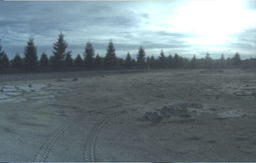
#> input picture Chuyi_Hou_rob501_final_project/input/omni_image0/image_for_stitching.png, 256 x 163 px, shrunk from 752 x 480 before the run, found by its file name
$ python rob501_project.py
#> lines starting #> are read from the running program, lines starting #| are printed output that depends on the picture
### Chuyi_Hou_rob501_final_project/src/support/main.py
import numpy as np
import cv2 as cv
from support.sift_matchers import *

class Stitch:

    def __init__(self):

        stitch = [cv.imread('./input/omni_image'+str(i)+'/image_for_stitching.png') for i in range(10)]
        self.images = [img for img in stitch]
        self.matcher = sift_matcher()

        # camera intrinsics known
        K0 = np.array([[482.047,0,373.237],[0,485.211,211.02],[0,0,1]])
        K1 = np.array([[479.429,0,367.111],[0,482.666,230.626],[0,0,1]])
        K2 = np.array([[483.259,0,340.948],[0,486.027,204.701],[0,0,1]])
        K3 = np.array([[483.895,0,375.161],[0,486.584,220.184],[0,0,1]])
        K4 = np.array([[473.571,0,378.17],[0,477.53,212.577],[0,0,1]])
        K5 = np.array([[473.368,0,371.65],[0,477.558,204.79],[0,0,1]])
        K6 = np.array([[476.784,0,381.798],[0,479.991,205.64],[0,0,1]])
        K7 = np.array([[480.086,0,361.268],[0,483.581,221.179],[0,0,1]])
        K8 = np.array([[478.614,0,377.363],[0,481.574,194.839],[0,0,1]])
        K9 = np.array([[480.918,0,386.897],[0,484.086,206.923],[0,0,1]])
        self.K = [K0,K1,K2,K3,K4,K5,K6,K7,K8,K9]

    def cylindricalWarp(self,img, K):
        """This function returns the cylindrical warp for a given image and intrinsics matrix K"""
        h_,w_ = img.shape[:2]
        # pixel coordinates
        y_i, x_i = np.indices((h_,w_))
        X = np.stack([x_i,y_i,np.ones_like(x_i)],axis=-1).reshape(h_*w_,3) # to homog
        Kinv = np.linalg.inv(K)
        X = Kinv.dot(X.T).T # normalized coords
        # calculate cylindrical coords (sin\theta, h, cos\theta)
        A = np.stack([np.sin(X[:,0]),X[:,1],np.cos(X[:,0])],axis=-1).reshape(w_*h_,3)
        B = K.dot(A.T).T # project back to image-pixels plane
        # back from homog coords
        B = B[:,:-1] / B[:,[-1]]
        # make sure warp coords only within image bounds
        B[(B[:,0] < 0) | (B[:,0] >= w_) | (B[:,1] < 0) | (B[:,1] >= h_)] = -1
        B = B.reshape(h_,w_,-1)

        img_rgba = cv.cvtColor(img,cv.COLOR_BGR2BGRA) # for transparent borders...
        # warp the image according to cylindrical coords
        img_mask = np.copy(img_rgba)
        img_mask[:] = (255,255,255,0)

        return cv.remap(img_rgba, B[:,:,0].astype(np.float32), B[:,:,1].astype(np.float32), cv.INTER_AREA, borderMode=cv.BORDER_TRANSPARENT), cv.remap(img_mask, B[:,:,0].astype(np.float32), B[:,:,1].astype(np.float32), cv.INTER_AREA, borderMode=cv.BORDER_TRANSPARENT)

    # Stich two images using a mask. Copy warpedImage in baseImage only if value in mask is 255.
    def Stitch_images(self,baseImage, warpedImage, warpedImageMask):
        rows,cols,_ = baseImage.shape
        for r in range(0,rows):
            for c in range(0,cols):
                if np.max(warpedImageMask[r][c]) == 255:
                    baseImage[r][c] = warpedImage[r][c]
        return baseImage

    def stitching(self):

        print("\n# Part 1: Producing Panorama using both cylindrical warping and perspective warping")
        print("\n# Performing cylindrical warping...")
        print("\n# Please wait... It may take several seconds")
        self.stitchThree([4,6,8],'cylindricalWarp')
        cv.imwrite("./output/4-6-8.jpg", self.pano)
        print('\n# First three images are stitched')

        print("\n# Performing perspective warping for the remaing images...")
        self.stitchThree([2,0],'perspectiveWarp')
        cv.imwrite("./output/2-4-6-8-0-part1.jpg", self.pano)

        y,x,_ = self.pano.shape
        cv.imwrite("./output/2-4-6-8-0-part1-hisEqul.jpg", self.hisEqulColor(self.pano[150:y-200,500:x-300,:]))
        print('\n# Histogram Equalized Cropped Image produced.')

        print("Part 2: Producing Panorama using only perspective warping")
        self.stitchThree([6,4,8,0,2],'perspectiveWarpOnly')
        y,x,_ = self.homopano.shape
        cv.imwrite("./output/2-4-6-8-0-part2.jpg",self.homopano[300:y-100,2100:x-700])

    def stitchThree(self, img_list,warp = 'cylindricalWarp'):

        if warp == 'cylindricalWarp':
            [img2, img1, img3] = [self.images[i] for i in img_list]

            K = [img_list[1],img_list[0],img_list[2]]

            (img1cyl, mask1) = self.cylindricalWarp(img1, self.K[K[0]])
            (img2cyl, mask2) = self.cylindricalWarp(img2, self.K[K[1]])
            (img3cyl, mask3) = self.cylindricalWarp(img3, self.K[K[2]])

            # Add padding to allow space around the center image to paste other images.
            img1cyl = cv.copyMakeBorder(img1cyl,100,100,600,600, cv.BORDER_CONSTANT)

            M21 = self.matcher.feature_matching(img2cyl,img1cyl,"Affine") # match 8 to 6
            M31 = self.matcher.feature_matching(img3cyl,img1cyl,"Affine") # match 4 to 6

            y,x,_ = img1cyl.shape

            transformedImage2 = cv.warpAffine(img2cyl, M21, (x,y))
            transformedMask2 = cv.warpAffine(mask2, M21, (x,y))

            # stitch
            transformedImage21 = self.Stitch_images(img1cyl,transformedImage2,transformedMask2)

            transformedImage3 = cv.warpAffine(img3cyl, M31, (x,y),)
            transformedMask3 = cv.warpAffine(mask3, M31, (x,y))

            # stitch
            transformedImage31 = self.Stitch_images(transformedImage21,transformedImage3,transformedMask3)

            # Use Laplacian_blending to render the panorama
            output = self.Laplacian_blending(transformedImage31,transformedImage21)

            self.pano = output

        if warp == 'perspectiveWarp':

            [img2, img3] = [self.images[i] for i in img_list]

            img1 = cv.imread("./output/4-6-8.jpg")

            # Add padding to the center image to paste other images.
            img1 = cv.copyMakeBorder(img1,0,0,500,500, cv.BORDER_CONSTANT)

            # Calculate homography transformations
            M21 = self.matcher.feature_matching(img2,img1,'Homography') # match 2 to current pano
            M31 = self.matcher.feature_matching(img3,img1,'Homography') # match 0 to current pano

            # Transformed images using homography.
            tranImage2 = cv.warpPerspective(img2, M21, (img1.shape[1],img1.shape[0]), dst=img1.copy(),borderMode=cv.BORDER_TRANSPARENT)

            tranImage3 = cv.warpPerspective(img3, M31, (img1.shape[1],img1.shape[0]), dst=tranImage2.copy(),borderMode=cv.BORDER_TRANSPARENT)

            self.pano = tranImage3

        if warp == 'perspectiveWarpOnly':

            list = [self.images[i] for i in img_list]

            a = list[0]
            i = 0
            for img in list[1:]:
                b = img
                # add border to a to allow images to stitch on it
                a = cv.copyMakeBorder(a,150,150,700,700, cv.BORDER_CONSTANT)
                # find H transfrom from b to a
                try:
                    Mba = self.matcher.feature_matching(b,a,'Homography')

                    # warp images recursively
                    a = cv.warpPerspective(b,Mba, (a.shape[1],a.shape[0]), dst=a.copy(),borderMode = cv.BORDER_TRANSPARENT)

                except (cv.error):
                    print("\nHomography Failed Here, and this could be expected.")
                    print("\nSee output images to spot the potential cause of the failure")
                    continue

            self.homopano = a

            pass

    def Laplacian_blending(self,img1, img2):

        levels = 3
        # generating Gaussian pyramids for both images
        gpImg1 = [img1.astype('float32')]
        gpImg2 = [img2.astype('float32')]
        for i in range(levels):
            img1 = cv.pyrDown(img1)   # Downsampling using Gaussian filter
            gpImg1.append(img1.astype('float32'))
            img2 = cv.pyrDown(img2)
            gpImg2.append(img2.astype('float32'))

        # Generating Laplacin pyramids for both images
        lpImg1 = [gpImg1[levels]]
        lpImg2 = [gpImg2[levels]]

        for i in range(levels,0,-1):
            # Upsampling and subtracting from upper level Gaussian pyramid image to get Laplacin pyramid image
            tmp = cv.pyrUp(gpImg1[i]).astype('float32')
            tmp = cv.resize(tmp, (gpImg1[i-1].shape[1],gpImg1[i-1].shape[0]))
            lpImg1.append(np.subtract(gpImg1[i-1],tmp))

            tmp = cv.pyrUp(gpImg2[i]).astype('float32')
            tmp = cv.resize(tmp, (gpImg2[i-1].shape[1],gpImg2[i-1].shape[0]))
            lpImg2.append(np.subtract(gpImg2[i-1],tmp))

        laplacianList = []
        for lImg1,lImg2 in zip(lpImg1,lpImg2):
            rows,cols,_ = lImg1.shape
            # Merging first and second half of first and second images respectively at each level in pyramid
            mask1 = np.zeros(lImg1.shape)
            mask2 = np.zeros(lImg2.shape)
            mask1[:, 0:cols// 2] = 1
            mask2[:, cols // 2:] = 1

            tmp1 = np.multiply(lImg1, mask1.astype('float32'))
            tmp2 = np.multiply(lImg2, mask2.astype('float32'))
            tmp = np.add(tmp1, tmp2)

            laplacianList.append(tmp)

        img_out = laplacianList[0]
        for i in range(1,levels+1):
            img_out = cv.pyrUp(img_out)   # Upsampling the image and merging with higher resolution level image
            img_out = cv.resize(img_out, (laplacianList[i].shape[1],laplacianList[i].shape[0]))
            img_out = np.add(img_out, laplacianList[i])

        np.clip(img_out, 0, 255, out=img_out)
        return img_out.astype('uint8')


    def hisEqulColor(self,img):
        ycrcb=cv.cvtColor(img,cv.COLOR_BGR2YCR_CB)
        channels=cv.split(ycrcb)
        cv.equalizeHist(channels[0],channels[0])
        cv.merge(channels,ycrcb)
        cv.cvtColor(ycrcb,cv.COLOR_YCR_CB2BGR,img)
        return img

# [9 lines of commented-out code are left out]

### Chuyi_Hou_rob501_final_project/src/support/sift_matchers.py
import cv2 as cv
import numpy as np

'''
Create a feature matching class Using OpenCV SIFT Detector and FLANN Matching
'''

class sift_matcher:
	def __init__(self):
		self.sift = cv.SIFT_create()
		self.bf = cv.BFMatcher()

	# use adaptive_histogram_equilization to make the matching better
	# [7 lines left out: function adaptive_histogram_equilization, not called in this run]


	def feature_matching(self,img1, img2, transform = 'Affine'):
		# Initiate SIFT detector
		sift = cv.SIFT_create()
		# find the keypoints and descriptors with SIFT
		kp1, des1 = sift.detectAndCompute(img1,None)
		kp2, des2 = sift.detectAndCompute(img2,None)
		# FLANN parameters
		FLANN_INDEX_KDTREE = 1
		index_params = dict(algorithm = FLANN_INDEX_KDTREE, trees = 5)
		search_params = dict(checks=50)   # or pass empty dictionary
		flann = cv.FlannBasedMatcher(index_params,search_params)
		matches2to1 = flann.knnMatch(des2,des1,k=2)

		matchesMask_ratio = [[0,0] for i in range(len(matches2to1))]
		match_dict = {}
		for i,(m,n) in enumerate(matches2to1):
			if m.distance < 0.7*n.distance:
				matchesMask_ratio[i]=[1,0]
				match_dict[m.trainIdx] = m.queryIdx

		# perform reciprocal matching to ensure better matches
		good = []
		recip_matches = flann.knnMatch(des1,des2,k=2)
		matchesMask_ratio_recip = [[0,0] for i in range(len(recip_matches))]

		for i,(m,n) in enumerate(recip_matches):
			if m.distance < 0.7*n.distance: # ratio
				if m.queryIdx in match_dict and match_dict[m.queryIdx] == m.trainIdx:
					good.append(m)
					matchesMask_ratio_recip[i]=[1,0]

		# [4 lines of commented-out code are left out]

		pts1,pts2 =([ kp1[m.queryIdx].pt for m in good ],[ kp2[m.trainIdx].pt for m in good ])

		src_pts = np.float32(pts1).reshape(-1,1,2)
		dst_pts = np.float32(pts2).reshape(-1,1,2)
		if transform == 'Affine':
			M, mask = cv.estimateAffine2D(src_pts, dst_pts, cv.RANSAC, ransacReprojThreshold=5.0)
		elif transform == 'Homography':
			M,mask = cv.findHomography(src_pts, dst_pts, cv.RANSAC, 5.0)

		return M

### Chuyi_Hou_rob501_final_project/src/rob501_project.py
from pathlib import Path
import argparse
import sys
from support.test_docker import test_docker
#----- ADD YOUR IMPORTS HERE IF NEEDED -----
import numpy as np
import cv2 as cv
from support.sift_matchers import *
from support.main import *

def run_project(input_dir, output_dir):
    """
    Main entry point for your project code.

    DO NOT MODIFY THE SIGNATURE OF THIS FUNCTION.
    """
    #---- FILL ME IN ----

    # Add your code here...
    print("\nStart Program")
    s = Stitch()
#> in __init__, `stitch = [cv.imread('./input/omni_image'+str(i)+'/image_for_stitching...`: stitch = 10 items
    s.stitching()
#> in stitchThree, img2 is the input picture: shape (163, 256, 3); mean B, G, R 133.4, 127.9, 113
#> in cylindricalWarp, `Kinv = np.linalg.inv(K)`: Kinv = [[0.0021, 0, -0.801], [0, 0.00208, -0.428], [0, 0, 1]]
#> in cylindricalWarp, `B = B[:,:-1] / B[:,[-1]]`: B = 41728 pairs, first value -109.9 to 251.9, second value -89.76 to 160.4
#> in stitchThree, `img1cyl = cv.copyMakeBorder(img1cyl,100,100,600,600, cv.BORDER_CONSTANT)`:
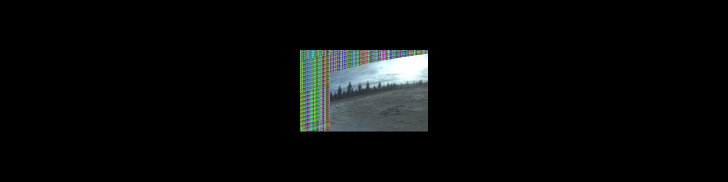
#> img1cyl: shape (363, 1456, 4) (shown at 1/2 size); mean B, G, R, A 10.2, 10.3, 8.9, 15.9
#> in feature_matching, `kp1, des1 = sift.detectAndCompute(img1,None)`: kp1 = 85 keypoints; strongest (x, y, size): (142, 73, 5.2), (127, 75, 5.3), (135, 69, 4.8), (159, 69, 3.4)
#> in feature_matching, `kp2, des2 = sift.detectAndCompute(img2,None)`: kp2 = 233 keypoints; strongest (x, y, size): (820, 136, 48.9), (848, 101, 2), (602, 261, 2.5), (850, 158, 8.2)
#> in feature_matching, `matches2to1 = flann.knnMatch(des2,des1,k=2)`: matches2to1 = 233 matches
#> in feature_matching, `matchesMask_ratio = [[0,0] for i in range(len(matches2to1))]`: matchesMask_ratio = 233 pairs, first value 0 to 0, second value 0 to 0
#> after the loop in feature_matching, `for i,(m,n) in enumerate(matches2to1):`: match_dict = 54 items; matchesMask_ratio = 233 pairs, first value 0 to 1, second value 0 to 0
#> in feature_matching, `recip_matches = flann.knnMatch(des1,des2,k=2)`: recip_matches = 85 matches
#> in feature_matching, `matchesMask_ratio_recip = [[0,0] for i in range(len(recip_matches))]`: matchesMask_ratio_recip = 85 pairs, first value 0 to 0, second value 0 to 0
#> the loop in feature_matching, `for i,(m,n) in enumerate(recip_matches):` made 85 passes
#> after the loop in feature_matching, `for i,(m,n) in enumerate(recip_matches):`: good = 49 matches; matchesMask_ratio_recip = 85 pairs, first value 0 to 1, second value 0 to 0
#> in feature_matching, `pts1,pts2 =([ kp1[m.queryIdx].pt for m in good ],[ kp2[m.trainIdx].pt ..`: pts1 = 49 pairs, first value 65.63 to 245.8, second value 35.85 to 115.6; pts2 = 49 pairs, first value 666.5 to 845.9, second value 135.4 to 214.3
#> in feature_matching, `src_pts = np.float32(pts1).reshape(-1,1,2)`: src_pts = 49 rows, first 8: [65.63, 89.83], [65.63, 89.83], [72.93, 87.27], [73.92, 115.6], [74.69, 71.83], [75.23, 94.47], [78.21, 76.37], [81.9, 75.42]
#> in feature_matching, `dst_pts = np.float32(pts2).reshape(-1,1,2)`: dst_pts = 49 rows, first 8: [666.5, 188.6], [666.5, 188.6], [673.7, 186.1], [674.7, 214.3], [675.2, 170.7], [676.5, 193], [679, 175.2], [682.6, 174.3]
#> in feature_matching, `M, mask = cv.estimateAffine2D(src_pts, dst_pts, cv.RANSAC, ransacRepro..`: M = [[0.996, 0.000659, 601], [0.00712, 0.997, 98.57]]; mask = 49 values from 1 to 1
#> in stitchThree, `M21 = self.matcher.feature_matching(img2cyl,img1cyl,"Affine")`: M21 = [[0.996, 0.000659, 601], [0.00712, 0.997, 98.57]]
#> in feature_matching (call 2), `kp1, des1 = sift.detectAndCompute(img1,None)`: kp1 = 101 keypoints; strongest (x, y, size): (202, 41, 39.1), (127, 72, 5.4), (141, 71, 5.2), (158, 67, 3.5)
#> in feature_matching (call 2), `recip_matches = flann.knnMatch(des1,des2,k=2)`: recip_matches = 101 matches
#> the loop in feature_matching (call 2), `for i,(m,n) in enumerate(recip_matches):` made 101 passes
#> after the loop in feature_matching (call 2), `for i,(m,n) in enumerate(recip_matches):`: good = 62 matches; matchesMask_ratio_recip = 101 pairs, first value 0 to 1, second value 0 to 0
#> in feature_matching (call 2), `src_pts = np.float32(pts1).reshape(-1,1,2)`: src_pts = 62 rows, first 8: [64.48, 85.67], [71.38, 108.7], [71.83, 83.19], [72.72, 111.7], [73.62, 67.69], [73.64, 108.5], [73.64, 108.5], [77.17, 72.37]
#> in feature_matching (call 2), `dst_pts = np.float32(pts2).reshape(-1,1,2)`: dst_pts = 62 rows, first 8: [666.5, 188.6], [673.2, 211.4], [673.7, 186.1], [674.7, 214.3], [675.2, 170.7], [675.4, 211.1], [675.4, 211.1], [679, 175.2]
#> in stitchThree, `M31 = self.matcher.feature_matching(img3cyl,img1cyl,"Affine")`: M31 = [[0.991, 0.00163, 602.3], [-0.0122, 0.996, 104]]
#> after the loop in Laplacian_blending, `for i in range(levels):`: gpImg1 = 4 items
#> the loop in Laplacian_blending, `for lImg1,lImg2 in zip(lpImg1,lpImg2):` made 4 passes
#> (rows, cols) on passes 1 to 4: (46, 182), (91, 364), (182, 728), (363, 1456)
#> after the loop in Laplacian_blending, `for lImg1,lImg2 in zip(lpImg1,lpImg2):`:
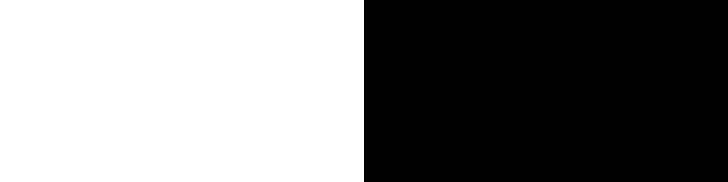
#> mask1: shape (363, 1456, 4) float64 (shown at 1/2 size); mean of channels 0, 1, 2, 3 0.5, 0.5, 0.5, 0.5; drawn as B, G, R
#> after the loop in Laplacian_blending, `for lImg1,lImg2 in zip(lpImg1,lpImg2):`:
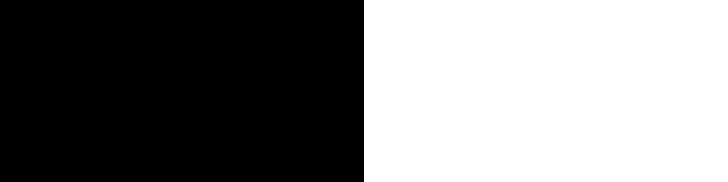
#> mask2: shape (363, 1456, 4) float64 (shown at 1/2 size); mean of channels 0, 1, 2, 3 0.5, 0.5, 0.5, 0.5; drawn as B, G, R
#> after the loop in Laplacian_blending, `for lImg1,lImg2 in zip(lpImg1,lpImg2):`:
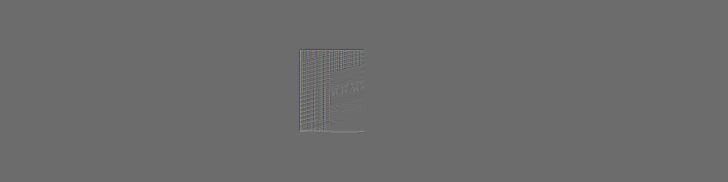
#> tmp1: shape (363, 1456, 4) float32 (shown at 1/2 size); mean of channels 0, 1, 2, 3 0, 0, 0, 0; drawn with min black and max white
#> call 2 of stitchThree, with warp = 'perspectiveWarp'
#> in stitchThree (call 2), `img1 = cv.copyMakeBorder(img1,0,0,500,500, cv.BORDER_CONSTANT)`:
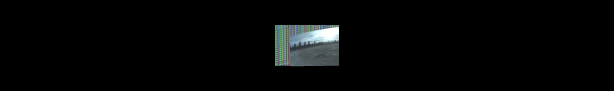
#> img1: shape (363, 2456, 3) (shown at 1/4 size); mean B, G, R 6.1, 6.1, 5.3
#> in feature_matching (call 3), `kp1, des1 = sift.detectAndCompute(img1,None)`: kp1 = 112 keypoints; strongest (x, y, size): (111, 48, 5.9), (141, 52, 4.4), (120, 54, 6.3), (102, 53, 6.2)
#> in feature_matching (call 3), `kp2, des2 = sift.detectAndCompute(img2,None)`: kp2 = 224 keypoints; strongest (x, y, size): (1320, 136, 49.8), (1348, 101, 2), (1350, 158, 8.3), (1102, 261, 2.5)
#> in feature_matching (call 3), `matches2to1 = flann.knnMatch(des2,des1,k=2)`: matches2to1 = 224 matches
#> in feature_matching (call 3), `recip_matches = flann.knnMatch(des1,des2,k=2)`: recip_matches = 112 matches
#> after the loop in feature_matching (call 3), `for i,(m,n) in enumerate(recip_matches):`: good = 40 matches; matchesMask_ratio_recip = 112 pairs, first value 0 to 1, second value 0 to 0
#> in feature_matching (call 3), `src_pts = np.float32(pts1).reshape(-1,1,2)`: src_pts = 40 rows, first 8: [17.16, 57.21], [22.07, 55.71], [24.72, 37.44], [25.31, 43.98], [26.18, 87.92], [43.72, 56.05], [43.72, 56.05], [49.55, 53.92]
#> in feature_matching (call 3), `dst_pts = np.float32(pts2).reshape(-1,1,2)`: dst_pts = 40 rows, first 8: [1170.6, 187.9], [1173.7, 186], [1175.1, 170.7], [1175.3, 176.2], [1175.4, 211.1], [1187.8, 183.7], [1187.8, 183.7], [1191.7, 181.1]
#> in stitchThree (call 2), `M21 = self.matcher.feature_matching(img2,img1,'Homography')`: M21 = [[-0.257, 0.158, 1158.1], [-0.239, 0.831, 142.3], [-0.000768, 0.000118, 1]]
#> in stitchThree (call 2), `M31 = self.matcher.feature_matching(img3,img1,'Homography')`: M31 has the same summary as M21
#> call 3 of stitchThree, with warp = 'perspectiveWarpOnly'
#> in stitchThree (call 3), `list = [self.images[i] for i in img_list]`: list = 5 items
#> the loop in stitchThree (call 3), `for img in list[1:]:` made 4 passes
#> matches2to1 in feature_matching on passes 1 to 4: 142 matches, 142 matches, 143 matches, 142 matches
#> after the loop in stitchThree (call 3), `for img in list[1:]:`:
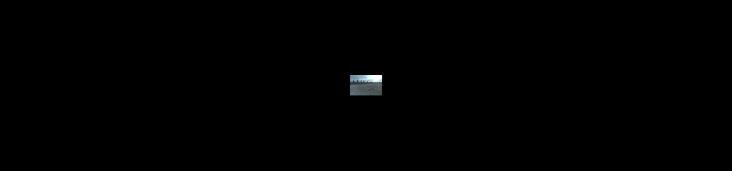
#> a: shape (1363, 5856, 3) (shown at 1/8 size); mean B, G, R 0.7, 0.7, 0.6
#> in stitching, `cv.imwrite("./output/2-4-6-8-0-part2.jpg",self.homopano[300:y-100,2100..`:
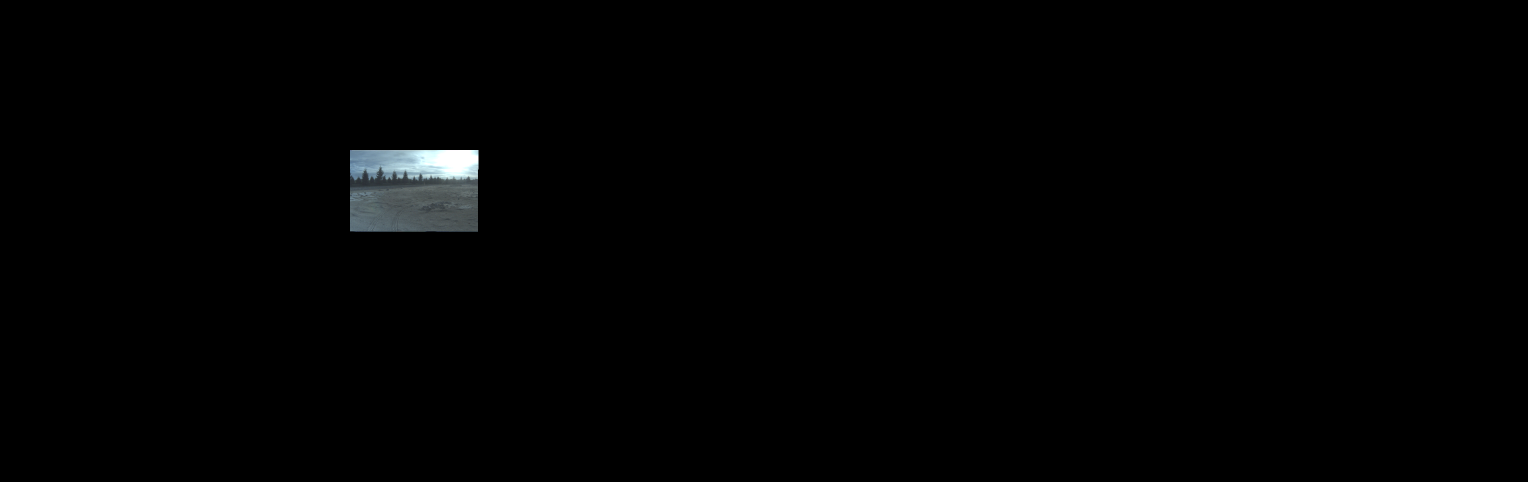
#> saved as 2-4-6-8-0-part2.jpg: shape (963, 3056, 3) (shown at 1/2 size); mean B, G, R 1.9, 1.8, 1.6
    print("\n######################")
    print ("Done")
    # s.pano = s.pano[413:703,737:4534]
    # s.pano = cv.resize(s.pano,(2100,500),interpolation=cv.INTER_CUBIC)
    cv.destroyAllWindows()

    #--------------------


# Command Line Arguments
parser = argparse.ArgumentParser(description='ROB501 Final Project.')
parser.add_argument('--input_dir', dest='input_dir', type=str, default="./input",
                    help='Input Directory that contains all required rover data')
parser.add_argument('--output_dir', dest='output_dir', type=str, default="./output",
                    help='Output directory where all outputs will be stored.')


if __name__ == "__main__":

    # Parse command line arguments
    args = parser.parse_args()

    # Uncomment this line if you wish to test your docker setup
    # test_docker(Path(args.input_dir), Path(args.output_dir))

    # Run the project code
    run_project(args.input_dir, args.output_dir)
